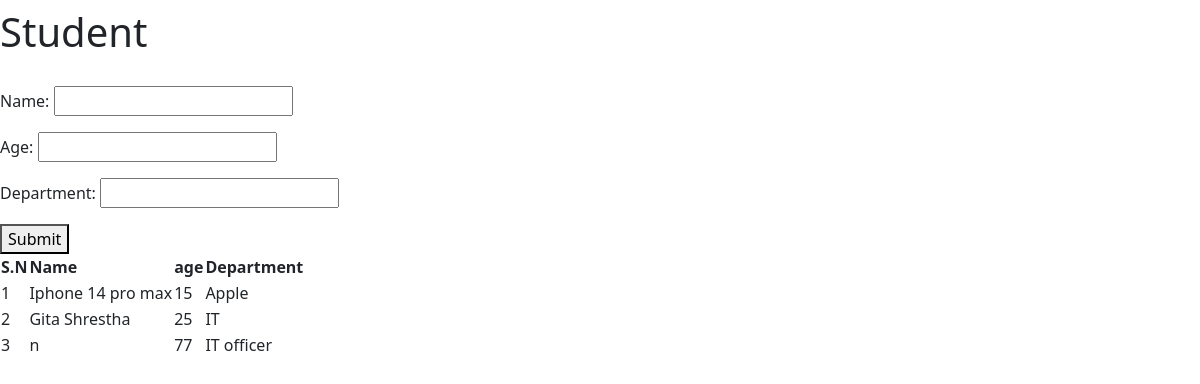
The page /classbased/student-model-form/ on the database its author committed.
### myapp/models.py (models this page shows, shortened)
class Student(models.Model):
    name = models.CharField(max_length=50)
    profile_picture = models.FileField(upload_to="profile_pictures", null=True, blank=True)
    age = models.IntegerField()
    department = models.CharField(max_length=20)
    classroom = models.ForeignKey(ClassRoom, on_delete=models.CASCADE, related_name='classroom_students', null=True, blank=True)

### classbased/views.py (the view, shortened to what this page needs)
# urls.py: path("student-model-form/", student_model_form, name="student_model_form"),
def  student_model_form(request):
    context = {
        "title": "Student",
        "form": StudentForm(),
        "students": Student.objects.all()
    }
    return render(request, "classbased/student_form.html", context=context)

### classbased/forms.py
class StudentForm(forms.Form):
    name = forms.CharField(max_length=20)
    age = forms.IntegerField()
    department = forms.CharField(max_length=20)

### classbased/templates/classbased/student_form.html (shortened to what this page needs)
{% extends "form/base.html" %}
{% block content %}
<h1>{{title}}</h1>
<div style="margin-top:30px">
    <form method="post" action="{% url 'student_form' %}">
        {{ form.as_p }}
        <button type="submit">Submit</button>
    </form>
    <table>
        <thead>
        <th>S.N</th>
        <th>Name</th>
        <th>age</th>
        <th>Department</th>
        </thead>
        <tbody>
        {% for student in students %}
        <tr>
            <td>{{ forloop.counter }}</td>
            <td>{{ student.name }}</td>
            <td>{{ student.age }}</td>
            <td>{{ student.department }}</td>
        </tr>
        {% endfor %}
        </tbody>
    </table>
</div>
{% endblock %}

### rows shown on the page
Student: name "Iphone 14 pro max", age "15", department "Apple"
Student: name "Gita Shrestha", age "25", department "IT"
Student: name "n", age "77", department "IT officer"

### other values the page prints
{{ title }} "Student"
